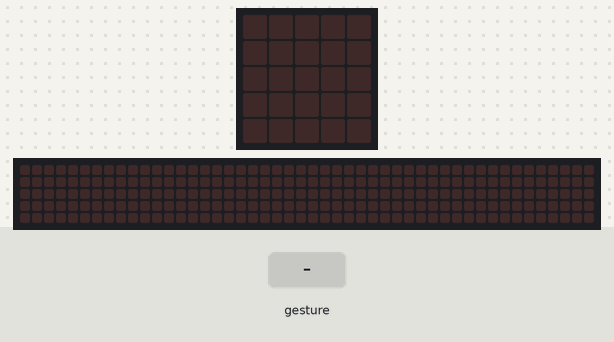
The program below on a simulated BBC micro:bit (MakeCode). Parts: the board's 5×5 LED display, a strip that is not on the board, showing the scrolling text unrolled. The test bench sets the inputs (shaded band). A tilt is held for 1.5 s and a shake lasts 1 s, then the board lies face up again; the 48×5 strip is a reading aid, not a part: it shows the text the display is scrolling, unrolled, one strip-width of it at a time.

Above: at 1.2 s.
1.3 s: gesture 'shake'
At 1.7 s:
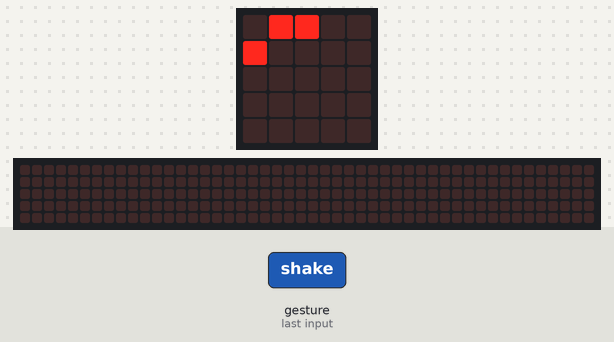
At 8.0 s:
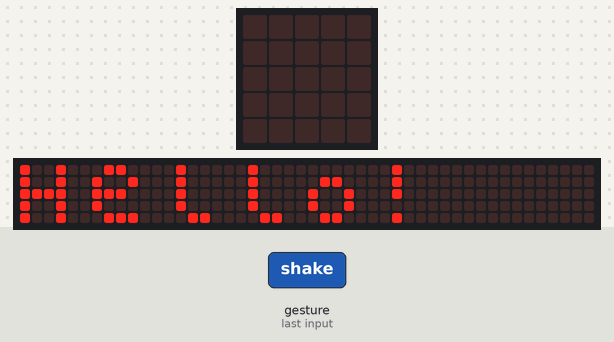
Timing chart, 0 to 9.5 s (numbered marks = the images above; inputs shaded):
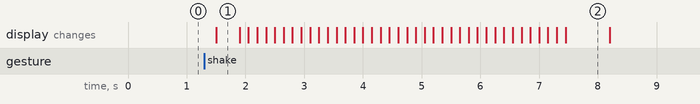

The program:

main.ts
```typescript
input.onGesture(Gesture.Shake, function () {
    basic.showLeds(`
        . # # . .
        # . . . .
        . . . . .
        . . . . .
        . . . . .
        `)
    basic.showString("Hello!")
    basic.clearScreen()
})
basic.forever(function () {

})
```

test.ts
```typescript
// 在此处测试；当此软件包作为插件使用时，将不会编译此软件包。
```

Measured:
- after the input at 1.3 s, the display: changes after 0.20 s (image 1)
- what the display in image 1 shows lasts 0.4 s, from 1.5 s to 1.9 s
- what the display in image 2 shows lasts 0.7 s, from 7.5 s to 8.2 s
